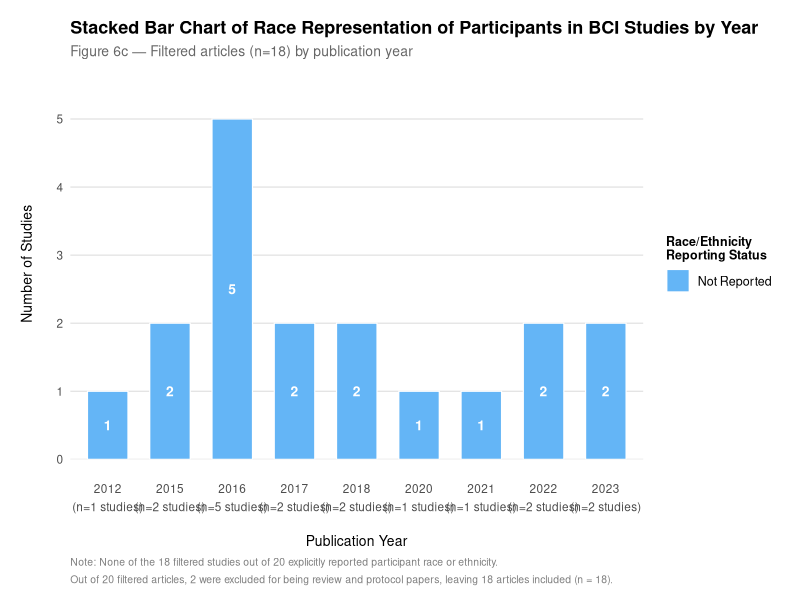
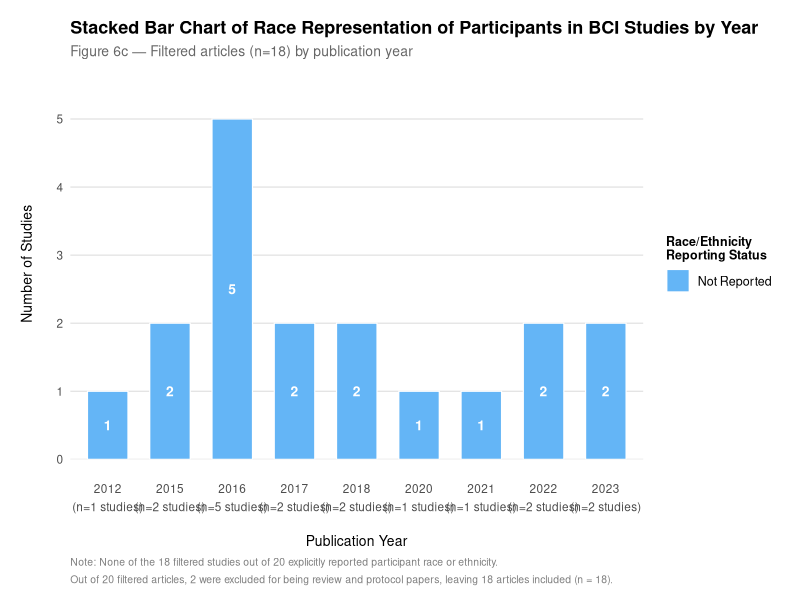

The R source for these figures, in order:
# Remove note to install packages if not installed already
# install.packages(c("ggplot2", "scales"))

library(ggplot2)
library(scales)

# Building data

agg <- data.frame(
  year   = c(2012, 2015, 2015, 2016, 2016, 2017, 2017, 2018, 2018, 2020, 2021, 2022, 2022, 2023, 2023),
  status = c(
    "Not Reported",                          # 2012
    "Not Reported", "Not Reported",          # 2015
    "Not Reported", "Not Reported",          # 2016
    "Not Reported", "Not Reported",          # 2017
    "Not Reported", "Not Reported",          # 2018
    "Not Reported",                          # 2020
    "Not Reported",                          # 2021
    "Not Reported", "Not Reported",          # 2022
    "Not Reported", "Not Reported"           # 2023
  ),
  stringsAsFactors = FALSE
)

extra_2016 <- data.frame(
  year   = c(2016, 2016, 2016),
  status = c("Not Reported", "Not Reported", "Not Reported"),
  stringsAsFactors = FALSE
)
agg <- rbind(agg, extra_2016)

counts <- as.data.frame(table(agg$year, agg$status))
names(counts) <- c("year", "status", "count")
counts <- counts[counts$count > 0, ]
counts$year <- as.integer(as.character(counts$year))

n_per_year  <- as.data.frame(table(agg$year))
names(n_per_year) <- c("year", "n")
n_per_year$year <- as.integer(as.character(n_per_year$year))

counts <- merge(counts, n_per_year, by = "year")

counts$year_label <- factor(
  paste0(counts$year, "\n(n=", counts$n, " studies)"),
  levels = paste0(sort(unique(counts$year)),
                  "\n(n=", n_per_year$n[order(n_per_year$year)], " studies)")
)

counts$status <- factor(counts$status,
                        levels = c("Not Reported"))

cat("\nData check:\n")
print(counts[, c("year","status","count")])
cat("\n")

# Plotting

fig6c <- ggplot(counts, aes(x = year_label, y = count, fill = status)) +
  
  geom_bar(stat = "identity", position = "stack",
           width = 0.65, color = "white", linewidth = 0.4) +
  
  geom_text(
    aes(label = count),
    position = position_stack(vjust = 0.5),
    color = "white", size = 3.5, fontface = "bold", family = "Helvetica"
  ) +
  
  scale_fill_manual(
    values = c(
      "Not Reported" = "#64B5F6"  
    ),
    name = "Race/Ethnicity\nReporting Status"
  ) +
  
  scale_y_continuous(
    expand = expansion(mult = c(0, 0.15)),
    breaks = seq(0, 6, by = 1)
  ) +
  
  labs(
    title    = "Stacked Bar Chart of Race Representation of Participants in BCI Studies by Year",
    subtitle = "Figure 6c \u2014 Filtered articles (n=18) by publication year",
    x        = "Publication Year",
    y        = "Number of Studies",
    caption  = paste0(
      "Note: None of the 18 filtered studies out of 20 explicitly reported participant race or ethnicity.\n",
      "Out of 20 filtered articles, 2 were excluded for being review and protocol papers, leaving 18 articles included (n = 18)."
      
    )
  ) +
  
  theme_minimal(base_family = "Helvetica") +
  theme(
    plot.title         = element_text(size = 13, face = "bold", hjust = 0),
    plot.subtitle      = element_text(size = 10, color = "grey40", hjust = 0),
    plot.caption       = element_text(size = 7.5, color = "grey50", hjust = 0,
                                      lineheight = 1.4),
    axis.title.x       = element_text(size = 10, margin = margin(t = 15)),
    axis.title.y       = element_text(size = 10, margin = margin(r = 15)),
    axis.text          = element_text(size = 8.5),
    axis.text.x        = element_text(lineheight = 1.3, margin = margin(t = 15)),
    legend.title       = element_text(size = 9, face = "bold"),
    legend.text        = element_text(size = 9),
    legend.position    = "right",
    panel.grid.major.x = element_blank(),
    panel.grid.minor   = element_blank(),
    panel.grid.major.y = element_line(color = "grey88", linewidth = 0.4),
    plot.margin        = margin(t = 15, r = 15, b = 10, l = 15)
  )

print(fig6c)

# Save

ggsave("figure6c_race_reporting.png",
       plot = fig6c, width = 11, height = 5.5, dpi = 1000, bg = "white")
